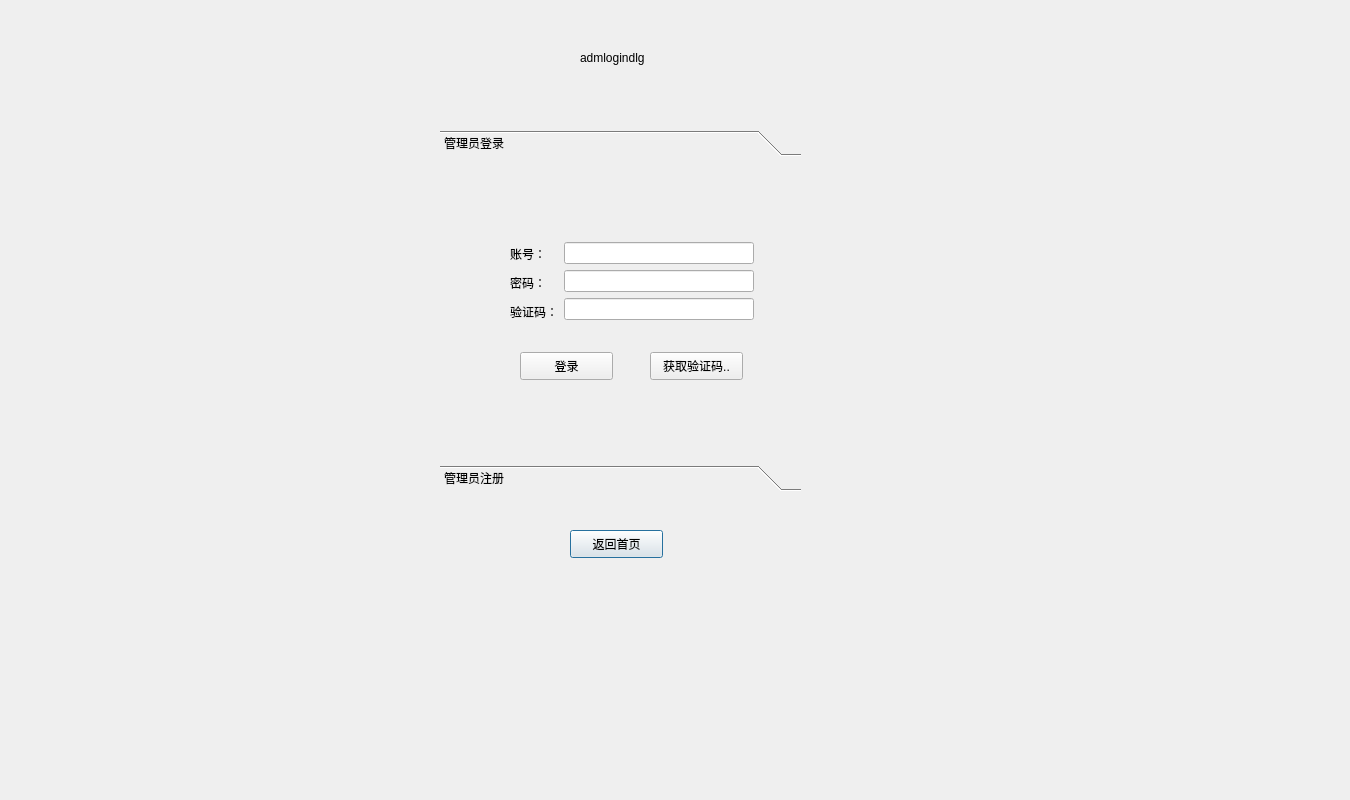
<?xml version="1.0" encoding="UTF-8"?>
<ui version="4.0">
 <class>AdmLoginDlg</class>
 <widget class="QDialog" name="AdmLoginDlg">
  <property name="geometry">
   <rect>
    <x>0</x>
    <y>0</y>
    <width>1350</width>
    <height>800</height>
   </rect>
  </property>
  <property name="windowTitle">
   <string>Dialog</string>
  </property>
  <property name="windowIcon">
   <iconset>
    <normaloff>../5input/image/btn.png</normaloff>../5input/image/btn.png</iconset>
  </property>
  <property name="styleSheet">
   <string notr="true"/>
  </property>
  <widget class="QLabel" name="label">
   <property name="geometry">
    <rect>
     <x>580</x>
     <y>50</y>
     <width>72</width>
     <height>15</height>
    </rect>
   </property>
   <property name="text">
    <string>admlogindlg</string>
   </property>
  </widget>
  <widget class="QPushButton" name="pushButton">
   <property name="geometry">
    <rect>
     <x>570</x>
     <y>530</y>
     <width>93</width>
     <height>28</height>
    </rect>
   </property>
   <property name="text">
    <string>返回首页</string>
   </property>
  </widget>
  <widget class="QToolBox" name="toolBox">
   <property name="geometry">
    <rect>
     <x>440</x>
     <y>130</y>
     <width>361</width>
     <height>361</height>
    </rect>
   </property>
   <property name="styleSheet">
    <string notr="true"/>
   </property>
   <property name="currentIndex">
    <number>0</number>
   </property>
   <widget class="QWidget" name="page">
    <property name="geometry">
     <rect>
      <x>0</x>
      <y>0</y>
      <width>361</width>
      <height>301</height>
     </rect>
    </property>
    <attribute name="label">
     <string>管理员登录</string>
    </attribute>
    <widget class="QPushButton" name="btn_1admlog">
     <property name="geometry">
      <rect>
       <x>80</x>
       <y>190</y>
       <width>93</width>
       <height>28</height>
      </rect>
     </property>
     <property name="text">
      <string>登录</string>
     </property>
    </widget>
    <widget class="QPushButton" name="btn_a_getrange">
     <property name="geometry">
      <rect>
       <x>210</x>
       <y>190</y>
       <width>93</width>
       <height>28</height>
      </rect>
     </property>
     <property name="text">
      <string>获取验证码..</string>
     </property>
    </widget>
    <widget class="QWidget" name="">
     <property name="geometry">
      <rect>
       <x>70</x>
       <y>80</y>
       <width>244</width>
       <height>81</height>
      </rect>
     </property>
     <layout class="QHBoxLayout" name="horizontalLayout">
      <item>
       <layout class="QVBoxLayout" name="verticalLayout_2">
        <item>
         <widget class="QLabel" name="label_2">
          <property name="styleSheet">
           <string notr="true"/>
          </property>
          <property name="text">
           <string>账号：</string>
          </property>
         </widget>
        </item>
        <item>
         <widget class="QLabel" name="label_3">
          <property name="text">
           <string>密码：</string>
          </property>
         </widget>
        </item>
        <item>
         <widget class="QLabel" name="label_4">
          <property name="text">
           <string>验证码：</string>
          </property>
         </widget>
        </item>
       </layout>
      </item>
      <item>
       <layout class="QVBoxLayout" name="verticalLayout">
        <item>
         <widget class="QLineEdit" name="lineEdit"/>
        </item>
        <item>
         <widget class="QLineEdit" name="lineEdit_2">
          <property name="echoMode">
           <enum>QLineEdit::Password</enum>
          </property>
         </widget>
        </item>
        <item>
         <widget class="QLineEdit" name="lineEdit_3">
          <property name="echoMode">
           <enum>QLineEdit::Normal</enum>
          </property>
         </widget>
        </item>
       </layout>
      </item>
     </layout>
    </widget>
   </widget>
   <widget class="QWidget" name="page_2">
    <property name="geometry">
     <rect>
      <x>0</x>
      <y>0</y>
      <width>361</width>
      <height>301</height>
     </rect>
    </property>
    <attribute name="label">
     <string>管理员注册</string>
    </attribute>
    <widget class="QLabel" name="label_5">
     <property name="geometry">
      <rect>
       <x>40</x>
       <y>30</y>
       <width>72</width>
       <height>15</height>
      </rect>
     </property>
     <property name="text">
      <string>账号</string>
     </property>
    </widget>
    <widget class="QLabel" name="label_6">
     <property name="geometry">
      <rect>
       <x>60</x>
       <y>70</y>
       <width>72</width>
       <height>15</height>
      </rect>
     </property>
     <property name="text">
      <string>密码</string>
     </property>
    </widget>
    <widget class="QLabel" name="label_7">
     <property name="geometry">
      <rect>
       <x>60</x>
       <y>110</y>
       <width>72</width>
       <height>15</height>
      </rect>
     </property>
     <property name="text">
      <string>确认密码</string>
     </property>
    </widget>
    <widget class="QLabel" name="label_8">
     <property name="geometry">
      <rect>
       <x>60</x>
       <y>150</y>
       <width>72</width>
       <height>15</height>
      </rect>
     </property>
     <property name="text">
      <string>邀请码</string>
     </property>
    </widget>
    <widget class="QLabel" name="label_9">
     <property name="geometry">
      <rect>
       <x>20</x>
       <y>190</y>
       <width>72</width>
       <height>15</height>
      </rect>
     </property>
     <property name="text">
      <string>验证码</string>
     </property>
    </widget>
    <widget class="QLineEdit" name="lineEdit_4">
     <property name="geometry">
      <rect>
       <x>160</x>
       <y>30</y>
       <width>113</width>
       <height>21</height>
      </rect>
     </property>
    </widget>
    <widget class="QLineEdit" name="lineEdit_5">
     <property name="geometry">
      <rect>
       <x>160</x>
       <y>70</y>
       <width>113</width>
       <height>21</height>
      </rect>
     </property>
     <property name="echoMode">
      <enum>QLineEdit::Password</enum>
     </property>
    </widget>
    <widget class="QLineEdit" name="lineEdit_6">
     <property name="geometry">
      <rect>
       <x>160</x>
       <y>110</y>
       <width>113</width>
       <height>21</height>
      </rect>
     </property>
     <property name="echoMode">
      <enum>QLineEdit::Password</enum>
     </property>
    </widget>
    <widget class="QLineEdit" name="lineEdit_7">
     <property name="geometry">
      <rect>
       <x>160</x>
       <y>150</y>
       <width>113</width>
       <height>21</height>
      </rect>
     </property>
     <property name="echoMode">
      <enum>QLineEdit::Normal</enum>
     </property>
    </widget>
    <widget class="QLineEdit" name="lineEdit_8">
     <property name="geometry">
      <rect>
       <x>90</x>
       <y>190</y>
       <width>113</width>
       <height>21</height>
      </rect>
     </property>
    </widget>
    <widget class="QPushButton" name="btn_1admregis">
     <property name="geometry">
      <rect>
       <x>120</x>
       <y>240</y>
       <width>93</width>
       <height>28</height>
      </rect>
     </property>
     <property name="text">
      <string>注册</string>
     </property>
    </widget>
    <widget class="QPushButton" name="btn_a_getrange2">
     <property name="geometry">
      <rect>
       <x>220</x>
       <y>190</y>
       <width>131</width>
       <height>28</height>
      </rect>
     </property>
     <property name="text">
      <string>获取验证码..</string>
     </property>
    </widget>
   </widget>
  </widget>
 </widget>
 <resources/>
 <connections>
  <connection>
   <sender>pushButton</sender>
   <signal>clicked()</signal>
   <receiver>AdmLoginDlg</receiver>
   <slot>accept()</slot>
   <hints>
    <hint type="sourcelabel">
     <x>382</x>
     <y>537</y>
    </hint>
    <hint type="destinationlabel">
     <x>323</x>
     <y>284</y>
    </hint>
   </hints>
  </connection>
 </connections>
</ui>
